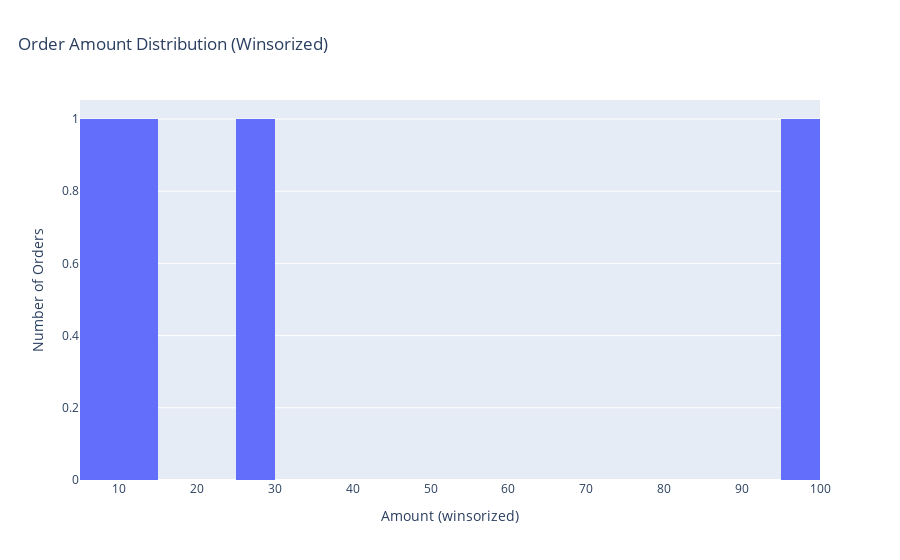

The notebook cell saved with this chart:
### Code cell
# Question 3: Amount distribution
print("Amount statistics:")
print(df["amount"].describe())

# Histogram of winsorized amount
fig = px.histogram(df, x="amount_winsor", nbins=30,
                   title="Order Amount Distribution (Winsorized)")
fig.update_layout(title={"x": 0.02})
fig.update_xaxes(title_text="Amount (winsorized)")
fig.update_yaxes(title_text="Number of Orders")
fig.show()

# Export
save_fig(fig, FIGS / "amount_hist_winsor.png")
print("Exported to reports/figures/amount_hist_winsor.png")

### Figure 1 — Plotly figure (JSON) as saved in the notebook; plotly's stock layout.template omitted (floating-point values rounded to 4 significant figures)
{"data": [{"bingroup": "x", "hovertemplate": "amount_winsor=%{x}<br>count=%{y}<extra></extra>", "legendgroup": "", "marker": {"color": "#636efa", "pattern": {"shape": ""}}, "name": "", "nbinsx": 30, "orientation": "v", "showlegend": false, "type": "histogram", "x": [12.5, 8.135, NaN, 25.0, 97.75], "xaxis": "x", "yaxis": "y"}], "layout": {"barmode": "relative", "legend": {"tracegroupgap": 0}, "title": {"text": "Order Amount Distribution (Winsorized)", "x": 0.02}, "xaxis": {"anchor": "y", "domain": [0, 1], "title": {"text": "Amount (winsorized)"}}, "yaxis": {"anchor": "x", "domain": [0, 1], "title": {"text": "Number of Orders"}}}}
